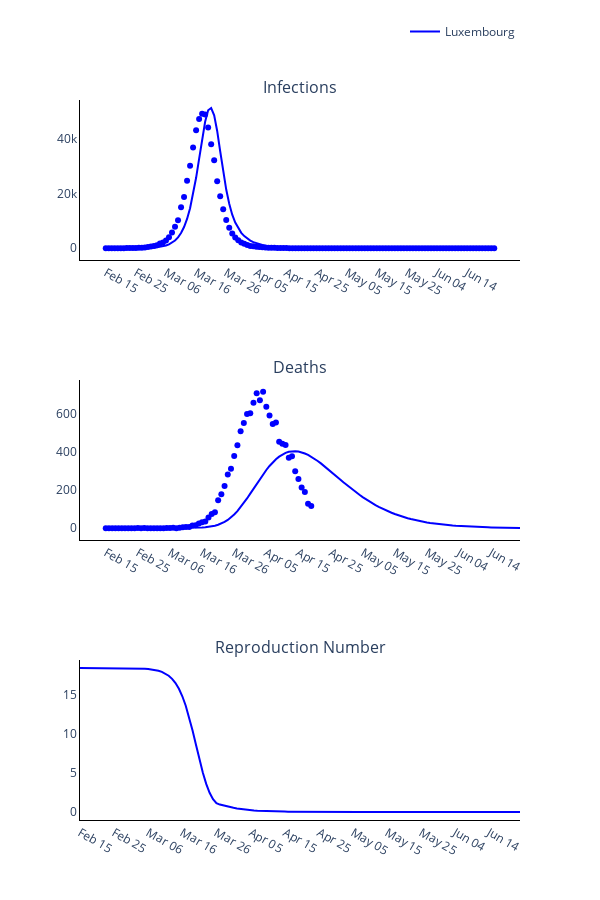

Notebook code for this chart:
### Code cell
# Trace names - represent the solver used for the simulation
trace_name = regions
titles = ['Infections', 'Deaths', 'Reproduction Number']

fig = go.Figure()
fig = make_subplots(rows=len(titles), cols=1, subplot_titles=tuple(titles), horizontal_spacing = 0.15)

# Plot (continuous predicted timeline and pointwise observed numbers each day)
for r, region in enumerate(regions):
    # Plot of infections
    fig.add_trace(
        go.Scatter(
            x=times,
            y=new_infec_pred[r].tolist(),
            mode='lines',
            name=trace_name[r],
            line_color=colours[r]
        ),
        row= 1,
        col= 1
    )

    fig.add_trace(
        go.Scatter(
            x=times,
            y=np.sum(cases_data[r], axis=1).tolist(),
            mode='markers',
            name=trace_name[r],
            showlegend=False,
            line_color=colours[r]
        ),
        row= 1,
        col= 1
    )

    # Plot deaths
    fig.add_trace(
        go.Scatter(
            x=times,
            y=deaths_pred[r].tolist(),
            mode='lines',
            name=trace_name[r],
            showlegend=False,
            line_color=colours[r]
        ),
        row= 2,
        col= 1
    )

    fig.add_trace(
        go.Scatter(
            x=deaths_times,
            y=np.sum(deaths_data[r], axis=1).tolist(),
            mode='markers',
            name=trace_name[r],
            showlegend=False,
            line_color=colours[r]
        ),
        row= 2,
        col= 1
    )

    # Plot reproduction number
    fig.add_trace(
        go.Scatter(
            x=times,
            y=reprod_num_pred[r].tolist(),
            mode='lines',
            name=trace_name[r],
            showlegend=False,
            line_color=colours[r]
        ),
        row= 3,
        col= 1
    )

# Add axis labels
fig.update_layout(
    width=600, 
    height=900,
    plot_bgcolor='white',
    xaxis=dict(
        linecolor='black',
        tickvals=np.arange(1, total_days, 10).tolist(),
        ticktext=['Feb 15', 'Feb 25', 'Mar 06', 'Mar 16', 'Mar 26', 'Apr 05', 'Apr 15', 'Apr 25', 'May 05', 'May 15', 'May 25', 'Jun 04', 'Jun 14', 'Jun 24']),
    yaxis=dict(linecolor='black'),
    xaxis2=dict(
        linecolor='black',
        tickvals=np.arange(1, total_days, 10).tolist(),
        ticktext=['Feb 15', 'Feb 25', 'Mar 06', 'Mar 16', 'Mar 26', 'Apr 05', 'Apr 15', 'Apr 25', 'May 05', 'May 15', 'May 25', 'Jun 04', 'Jun 14', 'Jun 24']),
    yaxis2=dict(linecolor='black'),
    xaxis3=dict(
        linecolor='black',
        tickvals=np.arange(1, total_days, 10).tolist(),
        ticktext=['Feb 15', 'Feb 25', 'Mar 06', 'Mar 16', 'Mar 26', 'Apr 05', 'Apr 15', 'Apr 25', 'May 05', 'May 15', 'May 25', 'Jun 04', 'Jun 14', 'Jun 24']),
    yaxis3=dict(linecolor='black'),
    legend=dict(
        orientation='h',
        yanchor="bottom",
        y=1.075,
        xanchor="right",
        x=1)
    )

fig.write_image('images/Figure-Roche-optimisation.pdf')
fig.show()

### Figure 1 — Plotly figure (JSON) as saved in the notebook; plotly's stock layout.template omitted (floating-point values rounded to 4 significant figures; data arrays with more than 128 entries replaced by an {"elided": "..."} marker saying what was removed)
{"data": [{"line": {"color": "blue"}, "mode": "lines", "name": "Luxembourg", "type": "scatter", "x": {"elided": "130 int values"}, "xaxis": "x", "y": {"elided": "130 float values"}, "yaxis": "y"}, {"line": {"color": "blue"}, "mode": "markers", "name": "Luxembourg", "showlegend": false, "type": "scatter", "x": {"elided": "130 int values"}, "xaxis": "x", "y": {"elided": "130 int values"}, "yaxis": "y"}, {"line": {"color": "blue"}, "mode": "lines", "name": "Luxembourg", "showlegend": false, "type": "scatter", "x": {"elided": "130 int values"}, "xaxis": "x2", "y": {"elided": "130 float values"}, "yaxis": "y2"}, {"line": {"color": "blue"}, "mode": "markers", "name": "Luxembourg", "showlegend": false, "type": "scatter", "x": [1, 2, 3, 4, 5, 6, 7, 8, 9, 10, 11, 12, 13, 14, 15, 16, 17, 18, 19, 20, 21, 22, 23, 24, 25, 26, 27, 28, 29, 30, 31, 32, 33, 34, 35, 36, 37, 38, 39, 40, 41, 42, 43, 44, 45, 46, 47, 48, 49, 50, 51, 52, 53, 54, 55, 56, 57, 58, 59, 60, 61, 62, 63, 64, 65], "xaxis": "x2", "y": {"elided": "130 int values"}, "yaxis": "y2"}, {"line": {"color": "blue"}, "mode": "lines", "name": "Luxembourg", "showlegend": false, "type": "scatter", "x": {"elided": "130 int values"}, "xaxis": "x3", "y": {"elided": "130 float values"}, "yaxis": "y3"}], "layout": {"annotations": [{"font": {"size": 16}, "showarrow": false, "text": "Infections", "x": 0.5, "xanchor": "center", "xref": "paper", "y": 1, "yanchor": "bottom", "yref": "paper"}, {"font": {"size": 16}, "showarrow": false, "text": "Deaths", "x": 0.5, "xanchor": "center", "xref": "paper", "y": 0.6111, "yanchor": "bottom", "yref": "paper"}, {"font": {"size": 16}, "showarrow": false, "text": "Reproduction Number", "x": 0.5, "xanchor": "center", "xref": "paper", "y": 0.2222, "yanchor": "bottom", "yref": "paper"}], "height": 900, "legend": {"orientation": "h", "x": 1, "xanchor": "right", "y": 1.075, "yanchor": "bottom"}, "plot_bgcolor": "white", "width": 600, "xaxis": {"anchor": "y", "domain": [0, 1], "linecolor": "black", "ticktext": ["Feb 15", "Feb 25", "Mar 06", "Mar 16", "Mar 26", "Apr 05", "Apr 15", "Apr 25", "May 05", "May 15", "May 25", "Jun 04", "Jun 14", "Jun 24"], "tickvals": [1, 11, 21, 31, 41, 51, 61, 71, 81, 91, 101, 111, 121]}, "xaxis2": {"anchor": "y2", "domain": [0, 1], "linecolor": "black", "ticktext": ["Feb 15", "Feb 25", "Mar 06", "Mar 16", "Mar 26", "Apr 05", "Apr 15", "Apr 25", "May 05", "May 15", "May 25", "Jun 04", "Jun 14", "Jun 24"], "tickvals": [1, 11, 21, 31, 41, 51, 61, 71, 81, 91, 101, 111, 121]}, "xaxis3": {"anchor": "y3", "domain": [0, 1], "linecolor": "black", "ticktext": ["Feb 15", "Feb 25", "Mar 06", "Mar 16", "Mar 26", "Apr 05", "Apr 15", "Apr 25", "May 05", "May 15", "May 25", "Jun 04", "Jun 14", "Jun 24"], "tickvals": [1, 11, 21, 31, 41, 51, 61, 71, 81, 91, 101, 111, 121]}, "yaxis": {"anchor": "x", "domain": [0.7778, 1], "linecolor": "black"}, "yaxis2": {"anchor": "x2", "domain": [0.3889, 0.6111], "linecolor": "black"}, "yaxis3": {"anchor": "x3", "domain": [0, 0.2222], "linecolor": "black"}}}
